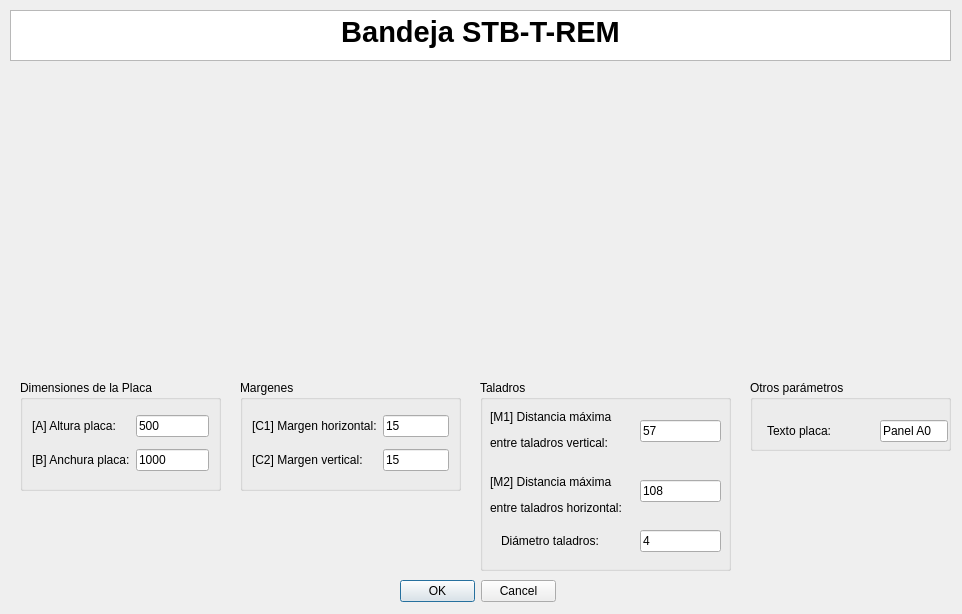
<?xml version="1.0" encoding="UTF-8"?>
<ui version="4.0">
 <class>MyPositionDialog</class>
 <widget class="QDialog" name="MyPositionDialog">
  <property name="geometry">
   <rect>
    <x>0</x>
    <y>0</y>
    <width>962</width>
    <height>614</height>
   </rect>
  </property>
  <property name="windowTitle">
   <string>Enter Position</string>
  </property>
  <property name="whatsThis">
   <string>&lt;html&gt;&lt;head/&gt;&lt;body&gt;&lt;p&gt;Esta ventana de KSDpanel te permite introducir todas las medidas correspondientes del panel seleccionado.&lt;/p&gt;&lt;p&gt;Recuerda que todas las medidas deben de ir en milimetros (mm).&lt;/p&gt;&lt;/body&gt;&lt;/html&gt;</string>
  </property>
  <widget class="QDialogButtonBox" name="buttonBox">
   <property name="geometry">
    <rect>
     <x>400</x>
     <y>580</y>
     <width>156</width>
     <height>23</height>
    </rect>
   </property>
   <property name="orientation">
    <enum>Qt::Horizontal</enum>
   </property>
   <property name="standardButtons">
    <set>QDialogButtonBox::Cancel|QDialogButtonBox::Ok</set>
   </property>
  </widget>
  <widget class="QTextBrowser" name="textBrowser">
   <property name="geometry">
    <rect>
     <x>10</x>
     <y>10</y>
     <width>941</width>
     <height>51</height>
    </rect>
   </property>
   <property name="html">
    <string>&lt;!DOCTYPE HTML PUBLIC &quot;-//W3C//DTD HTML 4.0//EN&quot; &quot;http://www.w3.org/TR/REC-html40/strict.dtd&quot;&gt;
&lt;html&gt;&lt;head&gt;&lt;meta name=&quot;qrichtext&quot; content=&quot;1&quot; /&gt;&lt;style type=&quot;text/css&quot;&gt;
p, li { white-space: pre-wrap; }
&lt;/style&gt;&lt;/head&gt;&lt;body style=&quot; font-family:'MS Shell Dlg 2'; font-size:8.25pt; font-weight:400; font-style:normal;&quot;&gt;
&lt;p align=&quot;center&quot; style=&quot; margin-top:0px; margin-bottom:0px; margin-left:0px; margin-right:0px; -qt-block-indent:0; text-indent:0px;&quot;&gt;&lt;span style=&quot; font-size:22pt; font-weight:600;&quot;&gt;Bandeja STB-T-REM&lt;/span&gt;&lt;/p&gt;&lt;/body&gt;&lt;/html&gt;</string>
   </property>
  </widget>
  <widget class="QGroupBox" name="groupBox">
   <property name="geometry">
    <rect>
     <x>480</x>
     <y>380</y>
     <width>251</width>
     <height>191</height>
    </rect>
   </property>
   <property name="styleSheet">
    <string notr="true">font: 10pt &quot;MS Shell Dlg 2&quot;;</string>
   </property>
   <property name="title">
    <string>Taladros</string>
   </property>
   <widget class="QLabel" name="label_3">
    <property name="geometry">
     <rect>
      <x>10</x>
      <y>30</y>
      <width>130</width>
      <height>41</height>
     </rect>
    </property>
    <property name="text">
     <string>&lt;html&gt;&lt;head/&gt;&lt;body&gt;&lt;p&gt;[M1] Distancia máxima&lt;/p&gt;&lt;p&gt;entre taladros vertical:&lt;/p&gt;&lt;/body&gt;&lt;/html&gt;</string>
    </property>
   </widget>
   <widget class="QLabel" name="label_5">
    <property name="geometry">
     <rect>
      <x>10</x>
      <y>90</y>
      <width>151</width>
      <height>51</height>
     </rect>
    </property>
    <property name="text">
     <string>&lt;html&gt;&lt;head/&gt;&lt;body&gt;&lt;p&gt;[M2] Distancia máxima&lt;/p&gt;&lt;p&gt;entre taladros horizontal:&lt;/p&gt;&lt;/body&gt;&lt;/html&gt;</string>
    </property>
   </widget>
   <widget class="QLineEdit" name="margenAUI">
    <property name="geometry">
     <rect>
      <x>160</x>
      <y>40</y>
      <width>81</width>
      <height>22</height>
     </rect>
    </property>
    <property name="text">
     <string>57</string>
    </property>
   </widget>
   <widget class="QLineEdit" name="margenBUI">
    <property name="geometry">
     <rect>
      <x>160</x>
      <y>100</y>
      <width>81</width>
      <height>22</height>
     </rect>
    </property>
    <property name="text">
     <string>108</string>
    </property>
   </widget>
   <widget class="QLineEdit" name="diametroTaladrosUI">
    <property name="geometry">
     <rect>
      <x>160</x>
      <y>150</y>
      <width>81</width>
      <height>22</height>
     </rect>
    </property>
    <property name="text">
     <string>4</string>
    </property>
   </widget>
   <widget class="QLabel" name="label_15">
    <property name="geometry">
     <rect>
      <x>21</x>
      <y>150</y>
      <width>125</width>
      <height>22</height>
     </rect>
    </property>
    <property name="text">
     <string>Diámetro taladros:</string>
    </property>
   </widget>
  </widget>
  <widget class="QGroupBox" name="groupBox_2">
   <property name="geometry">
    <rect>
     <x>240</x>
     <y>380</y>
     <width>221</width>
     <height>111</height>
    </rect>
   </property>
   <property name="styleSheet">
    <string notr="true">font: 10pt &quot;MS Shell Dlg 2&quot;;</string>
   </property>
   <property name="title">
    <string>Margenes</string>
   </property>
   <layout class="QGridLayout" name="gridLayout_2">
    <item row="3" column="1">
     <widget class="QLineEdit" name="margenIzquierdaUI">
      <property name="text">
       <string>15</string>
      </property>
     </widget>
    </item>
    <item row="3" column="0">
     <widget class="QLabel" name="label_11">
      <property name="text">
       <string>[C2] Margen vertical:</string>
      </property>
     </widget>
    </item>
    <item row="0" column="0">
     <widget class="QLabel" name="label_9">
      <property name="text">
       <string>[C1] Margen horizontal:</string>
      </property>
     </widget>
    </item>
    <item row="0" column="1">
     <widget class="QLineEdit" name="margenSuperiorUI">
      <property name="text">
       <string>15</string>
      </property>
     </widget>
    </item>
   </layout>
  </widget>
  <widget class="QLabel" name="imagenPanelUI">
   <property name="geometry">
    <rect>
     <x>340</x>
     <y>80</y>
     <width>271</width>
     <height>291</height>
    </rect>
   </property>
   <property name="text">
    <string/>
   </property>
   <property name="pixmap">
    <pixmap>../imagenes/REF_remachescotas.jpg</pixmap>
   </property>
   <property name="scaledContents">
    <bool>true</bool>
   </property>
   <property name="wordWrap">
    <bool>false</bool>
   </property>
   <property name="margin">
    <number>0</number>
   </property>
   <property name="openExternalLinks">
    <bool>false</bool>
   </property>
  </widget>
  <widget class="QGroupBox" name="groupBox_3">
   <property name="geometry">
    <rect>
     <x>20</x>
     <y>380</y>
     <width>201</width>
     <height>111</height>
    </rect>
   </property>
   <property name="styleSheet">
    <string notr="true">font: 10pt &quot;MS Shell Dlg 2&quot;;</string>
   </property>
   <property name="title">
    <string>Dimensiones de la Placa</string>
   </property>
   <layout class="QGridLayout" name="gridLayout_3">
    <item row="1" column="0">
     <widget class="QLabel" name="label_4">
      <property name="text">
       <string>[B] Anchura placa:</string>
      </property>
     </widget>
    </item>
    <item row="1" column="1">
     <widget class="QLineEdit" name="anchuraPlacaUI">
      <property name="text">
       <string>1000</string>
      </property>
     </widget>
    </item>
    <item row="0" column="1">
     <widget class="QLineEdit" name="alturaPlacaUI">
      <property name="text">
       <string>500</string>
      </property>
     </widget>
    </item>
    <item row="0" column="0">
     <widget class="QLabel" name="label_8">
      <property name="text">
       <string>[A] Altura placa:</string>
      </property>
     </widget>
    </item>
   </layout>
  </widget>
  <widget class="QGroupBox" name="groupBox_4">
   <property name="geometry">
    <rect>
     <x>750</x>
     <y>380</y>
     <width>201</width>
     <height>71</height>
    </rect>
   </property>
   <property name="styleSheet">
    <string notr="true">font: 10pt &quot;MS Shell Dlg 2&quot;;</string>
   </property>
   <property name="title">
    <string>Otros parámetros</string>
   </property>
   <widget class="QLineEdit" name="textoDescriptivoA0UI">
    <property name="geometry">
     <rect>
      <x>130</x>
      <y>40</y>
      <width>68</width>
      <height>22</height>
     </rect>
    </property>
    <property name="text">
     <string>Panel A0</string>
    </property>
   </widget>
   <widget class="QLabel" name="label">
    <property name="geometry">
     <rect>
      <x>17</x>
      <y>40</y>
      <width>107</width>
      <height>22</height>
     </rect>
    </property>
    <property name="text">
     <string>Texto placa:</string>
    </property>
   </widget>
  </widget>
  <zorder>groupBox_2</zorder>
  <zorder>groupBox</zorder>
  <zorder>buttonBox</zorder>
  <zorder>textBrowser</zorder>
  <zorder>imagenPanelUI</zorder>
  <zorder>groupBox_3</zorder>
  <zorder>groupBox_4</zorder>
 </widget>
 <resources/>
 <connections>
  <connection>
   <sender>buttonBox</sender>
   <signal>accepted()</signal>
   <receiver>MyPositionDialog</receiver>
   <slot>accept()</slot>
   <hints>
    <hint type="sourcelabel">
     <x>248</x>
     <y>254</y>
    </hint>
    <hint type="destinationlabel">
     <x>157</x>
     <y>274</y>
    </hint>
   </hints>
  </connection>
  <connection>
   <sender>buttonBox</sender>
   <signal>rejected()</signal>
   <receiver>MyPositionDialog</receiver>
   <slot>reject()</slot>
   <hints>
    <hint type="sourcelabel">
     <x>316</x>
     <y>260</y>
    </hint>
    <hint type="destinationlabel">
     <x>286</x>
     <y>274</y>
    </hint>
   </hints>
  </connection>
 </connections>
</ui>
